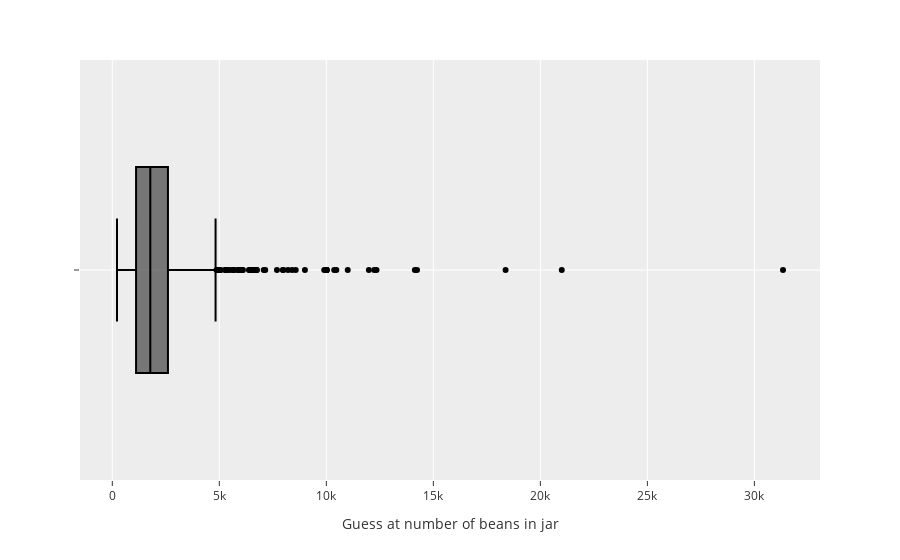

Write notebook code for a chart like this one.
### Code cell
fig = px.box(df, x="count", template="ggplot2")

fig.update_layout(
    xaxis=dict(
        title="Guess at number of beans in jar",
        tick0=0,
        dtick=5000,
        
    )
)

fig.update_traces(marker_color="black")

fig

### Figure 1 — Plotly figure (JSON) as saved in the notebook; plotly's stock layout.template omitted (floating-point values rounded to 4 significant figures; data arrays with more than 128 entries replaced by an {"elided": "..."} marker saying what was removed)
{"data": [{"alignmentgroup": "True", "hovertemplate": "count=%{x}<extra></extra>", "legendgroup": "", "marker": {"color": "black"}, "name": "", "notched": false, "offsetgroup": "", "orientation": "h", "showlegend": false, "type": "box", "x": {"elided": "915 int values"}, "x0": " ", "xaxis": "x", "y0": " ", "yaxis": "y"}], "layout": {"boxmode": "group", "legend": {"tracegroupgap": 0}, "margin": {"t": 60}, "xaxis": {"anchor": "y", "domain": [0, 1], "dtick": 5000, "tick0": 0, "title": {"text": "Guess at number of beans in jar"}}, "yaxis": {"anchor": "x", "domain": [0, 1]}}}
